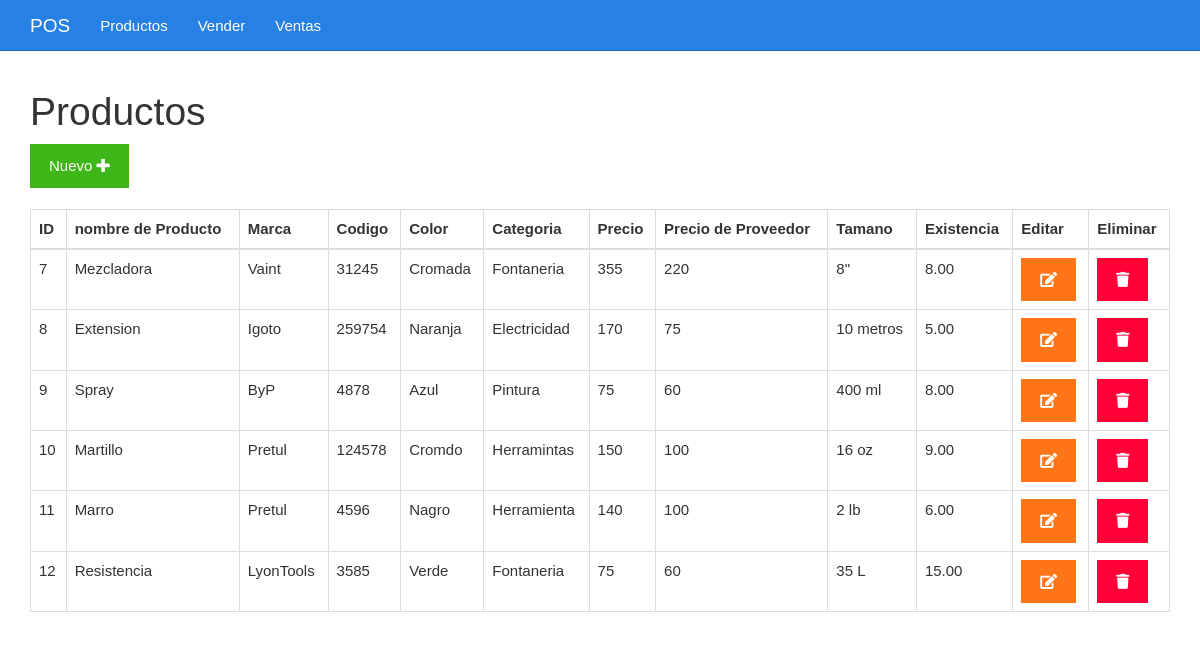
The app's page /listar.php with its own data.
### tables this page shows
CREATE TABLE `productos` (
  `id` bigint(20) UNSIGNED NOT NULL,
  `nombre` varchar(255) NOT NULL,
  `marca` varchar(255) NOT NULL,
  `codigo` int(100) NOT NULL,
  `color` varchar(100) NOT NULL,
  `categoria` varchar(100) NOT NULL,
  `precio` int(10) NOT NULL,
  `precio_p` int(10) NOT NULL,
  `tamano` varchar(100) NOT NULL,
  `existencia` decimal(5,2) NOT NULL
);

### listar.php (the view)
<?php include_once "encabezado.php" ?>
<?php
include_once "base_de_datos.php";
$sentencia = $base_de_datos->query("SELECT * FROM productos;");
$productos = $sentencia->fetchAll(PDO::FETCH_OBJ);
?>
	<div class="col-xs-12">
		<h1>Productos</h1>
		<div>
			<a class="btn btn-success" href="./formulario.php">Nuevo <i class="fa fa-plus"></i></a>
		</div>
		<br>
		<table class="table table-bordered">
			<thead>
				<tr>
					<th>ID</th>
					<th>nombre de Producto</th>
					<th>Marca</th>
					<th>Codigo </th>
					<th>Color</th>
					<th>Categoria</th>
					<th>Precio</th>
					<th>Precio de Proveedor</th>
					<th>Tamano</th>
					<th>Existencia</th>
					<th>Editar</th>
					<th>Eliminar</th>
				</tr>
			</thead>
			<tbody>
				<?php foreach($productos as $producto){ ?>
				<tr>
					<td><?php echo $producto->id ?></td>
					<td><?php echo $producto->nombre ?></td>
					<td><?php echo $producto->marca ?></td>
					<td><?php echo $producto->codigo ?></td>
					<td><?php echo $producto->color ?></td>
					<td><?php echo $producto->categoria ?></td>
					<td><?php echo $producto->precio ?></td>
					<td><?php echo $producto->precio_p ?></td>
					<td><?php echo $producto->tamano ?></td>
					<td><?php echo $producto->existencia ?></td>
					<td><a class="btn btn-warning" href="<?php echo "editar.php?id=" . $producto->id?>"><i class="fa fa-edit"></i></a></td>
					<td><a class="btn btn-danger" href="<?php echo "eliminar.php?id=" . $producto->id?>"><i class="fa fa-trash"></i></a></td>
				</tr>
				<?php } ?>
			</tbody>
		</table>
	</div>
<?php include_once "pie.php" ?>

### encabezado.php (shortened to what this page needs)
<!DOCTYPE html>
<html lang="es">
<head>
	<link rel="stylesheet" href="./css/fontawesome-all.min.css">
	<link rel="stylesheet" href="./css/2.css">
	<link rel="stylesheet" href="./css/estilo.css">
</head>
<body>
	<nav class="navbar navbar-inverse navbar-fixed-top">
		<div class="container">
			<div class="navbar-header">
				<a class="navbar-brand" href="#">POS</a>
			</div>
			<div id="navbar" class="collapse navbar-collapse">
				<ul class="nav navbar-nav">
					<li><a href="./listar.php">Productos</a></li>
					<li><a href="./vender.php">Vender</a></li>
					<li><a href="./ventas.php">Ventas</a></li>
				</ul>
			</div>
		</div>
	</nav>
	<div class="container">
		<div class="row">

### pie.php
		</div>
	</div>
</body>
</html>

### css/estilo.css (style rules this page uses)
body { padding-top: 70px; }

### records on screen
productos: id "7", nombre "Mezcladora", marca "Vaint", codigo "31245", color "Cromada", categoria "Fontaneria", precio "355", precio_p "220", tamano "8\"", existencia "8.00"
productos: id "8", nombre "Extension", marca "Igoto", codigo "259754", color "Naranja", categoria "Electricidad", precio "170", precio_p "75", tamano "10 metros", existencia "5.00"
productos: id "9", nombre "Spray", marca "ByP", codigo "4878", color "Azul", categoria "Pintura", precio "75", precio_p "60", tamano "400 ml", existencia "8.00"
productos: id "10", nombre "Martillo", marca "Pretul", codigo "124578", color "Cromdo", categoria "Herramintas", precio "150", precio_p "100", tamano "16 oz", existencia "9.00"
productos: id "11", nombre "Marro", marca "Pretul", codigo "4596", color "Nagro", categoria "Herramienta", precio "140", precio_p "100", tamano "2 lb", existencia "6.00"
productos: id "12", nombre "Resistencia", marca "LyonTools", codigo "3585", color "Verde", categoria "Fontaneria", precio "75", precio_p "60", tamano "35 L", existencia "15.00"
